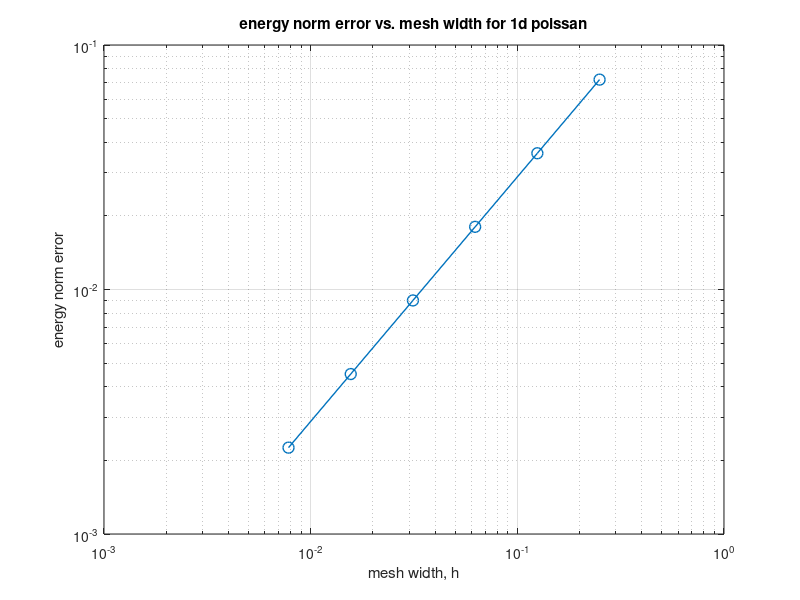
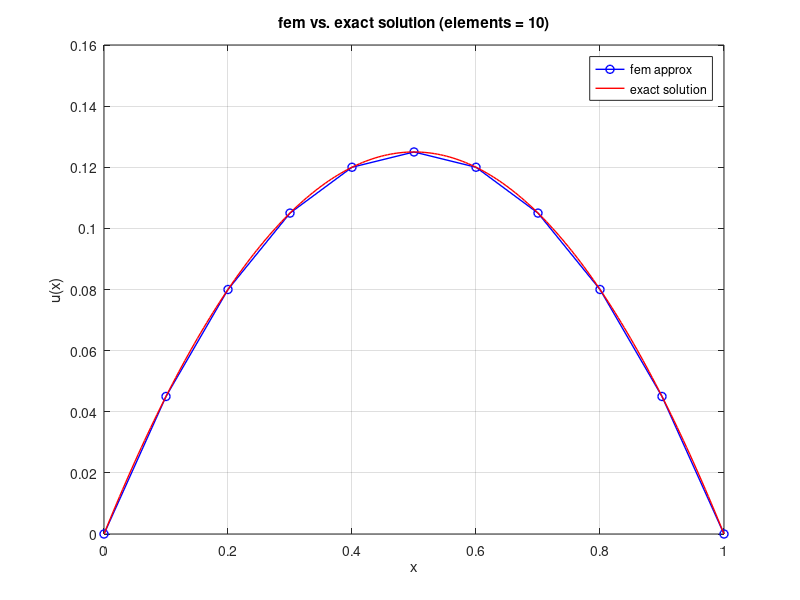

Source code (MATLAB) for these figures, in order:

% Due to March, 18, 2025
function fem1dpoisson()
% solves -u'' = 1 on (0,1) with u(0) = u(1) = 0 using FEM
% uses piecewise linear basis funcs on a uniform mesh
% plots both the energy norm error and an example solution

    % define the list of element counts for different refinements
    number_of_elements_list = [4, 8, 16, 32, 64, 128];
    energy_norm_errors = zeros(size(number_of_elements_list)); % store energy norm errors
    mesh_widths = 1 ./ number_of_elements_list; % compute mesh widths

    % loop over each refinement level
    for index = 1:length(number_of_elements_list)
        num_elements = number_of_elements_list(index);
        mesh_spacing = 1 / num_elements;

        [stiffness_matrix, load_vector] = assemble_system(num_elements, mesh_spacing);
        fem_interior_solution = stiffness_matrix \ load_vector;

        % include bc: (u(0)=0 and u(1)=0)
        complete_solution = [0; fem_interior_solution; 0];

        % compute the energy norm error for this mesh
        energy_norm_errors(index) = compute_energy_error(complete_solution, mesh_spacing);
    end


%% 


%_________________________________plot energy norm error versus mesh width on a log-log scale
    figure;
    loglog(mesh_widths, energy_norm_errors, 'o-', 'lineWidth', 1, 'markerSize', 8);
    grid on;
    xlabel('mesh width, h');
    ylabel('energy norm error');
    title('energy norm error vs. mesh width for 1d poissan');


%_________________________________approx solution versus the exact solution for one mesh
    
    sample_elements = 10;
    sample_spacing = 1 / sample_elements;
    [sample_stiffness, sample_load] = assemble_system(sample_elements, sample_spacing);
    sample_interior_solution = sample_stiffness \ sample_load;
    sample_solution = [0; sample_interior_solution; 0];

    % mesh nodes for the sample solution, [0,0.1,0.2..1]
    x_nodes = linspace(0, 1, sample_elements + 1);

    % grid to plot the exact solution
    x_fine = linspace(0, 1, 200);
    u_exact = exact_solution(x_fine);

    figure;
    plot(x_nodes, sample_solution, 'bo-', 'lineWidth', 1, 'markerSize', 6, 'DisplayName', 'fem approx');
    hold on;
    plot(x_fine, u_exact, 'r-', 'lineWidth', 1, 'DisplayName', 'exact solution');
    xlabel('x');
    ylabel('u(x)');
    legend('location', 'best');
    title(sprintf('fem vs. exact solution (elements = %d)', sample_elements));
    grid on;
end


%% 


%_________________________________function to assemble the stiffness matrix and load vector
function [stiffness_matrix, load_vector] = assemble_system(num_elements, mesh_spacing)
% assemble the finite element system on the interval [0,1], considering only the interior nodes
% the stiffness matrix is tridiagonal
%   main diag: 2 / mesh_spacing
%   off diag: -1 / mesh_spacing
% the load vector is computed with f(x) = 1, so each entry equals mesh_spacing

    main_diagonal=2*ones(num_elements - 1, 1);
    off_diagonal=-1*ones(num_elements - 2, 1);

    stiffness_matrix = (1/mesh_spacing) * (diag(main_diagonal) + diag(off_diagonal, 1) + diag(off_diagonal, -1));
    load_vector = mesh_spacing * ones(num_elements - 1, 1);
end




%% 



%_________________________________function to compute the energy norm error


function error_value = compute_energy_error(solution_vector, mesh_spacing) 
% calc energy norm error between exact' and FEM'
% basically sqrt of int of (exact' - fem')^2
% integral’s done with 2-pt Gauss quad

    num_intervals = length(solution_vector) - 1;
    sum_squared_error = 0;

    for element = 1:num_intervals
        x_left = (element - 1) * mesh_spacing;
        x_right = element * mesh_spacing;

        fem_derivative = (solution_vector(element + 1) - solution_vector(element))/mesh_spacing;    %the constant fem derivative on this interval

        %use 2 pt gaussian quadrature
        gauss_points = [-1/sqrt(3), 1/sqrt(3)];
        gauss_weights = [1, 1];

        for q = 1:2 % q is 1 or 2
            %map the gaussian point to the current interval
            xi = gauss_points(q); 
            quad_point = (x_right - x_left) / 2 * xi + (x_right + x_left) / 2;
            weight = gauss_weights(q) * (x_right - x_left) / 2; % weight depednds on the interval

            exact_derivative = (1 - 2 * quad_point) / 2;
            difference_value = exact_derivative - fem_derivative;
            sum_squared_error = sum_squared_error + difference_value^2 * weight;
        end
    end

    error_value = sqrt(sum_squared_error);
end

%% 


%_________________________________function to compute the exact solution
function u_exact = exact_solution(x)
    u_exact = 0.5 * x .* (1 - x);
end
